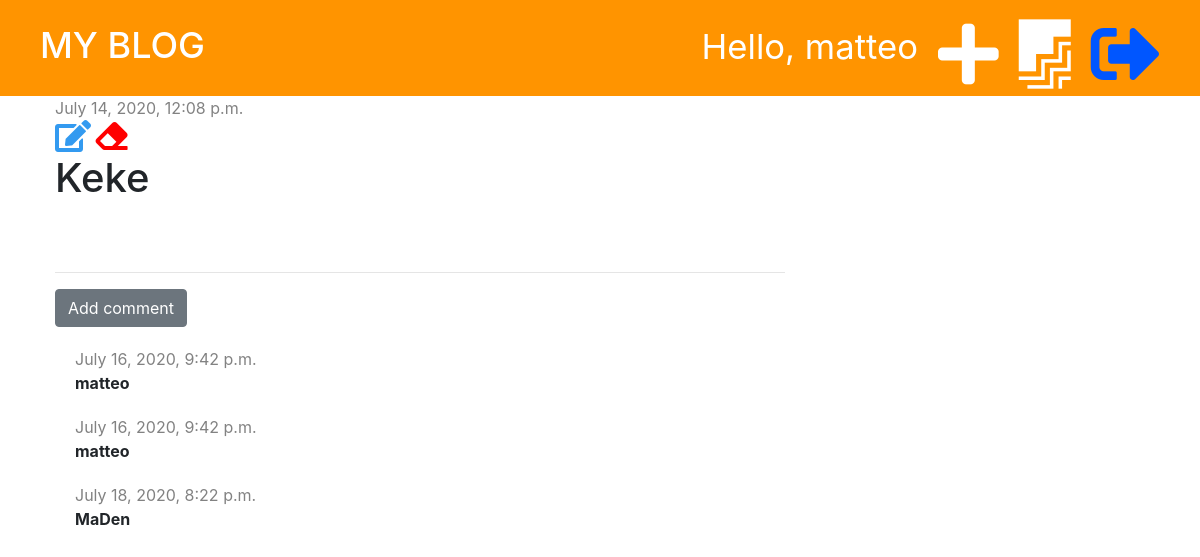
Page /post/7/ (signed in) on the committed database.
### blog/models.py (models this page shows, shortened)
class Post(models.Model):
    author = models.ForeignKey('auth.User', on_delete= models.CASCADE)
    title =  models.CharField(max_length = 200)
    text = models. TextField(  )
    created_date = models.DateTimeField(default= timezone.now)
    published_date = models.DateTimeField(blank = True, null=True)

class Comment(models.Model):
    post = models.ForeignKey('blog.Post', on_delete=models.CASCADE, related_name='comments')
    author = models.CharField(max_length=200)
    text = models.TextField()
    created_date = models.DateTimeField(default= timezone.now)
    approved= models.BooleanField(default=False)

### blog/views.py (the view)
# urls.py: path('post/<int:pk>/', views.post_detail, name='post_detail'),
def post_detail(request, pk):
    post = get_object_or_404(Post, pk=pk)
    stuff_for_frontend = {'post': post}
    return render(request, 'blog/post_detail.html', stuff_for_frontend)

### blog/templatetags/markdownify.py (called while the page is built)
@register.filter
def markdown(value):
    renderer = HighlightRenderer()
    markdown = mistune.Markdown(renderer=renderer)
    return markdown(value)

### blog/templates/blog/post_detail.html (shortened to what this page needs)
{% extends 'blog/base.html' %}
{% load markdownify %}
{% block content %}
    <div class="post">
        {% if post.published_date %}
        <div class="date">
            {{post.published_date}}
        </div>
        {% else %}
            <a href="{% url 'post_publish' pk=post.pk %}" class="btn btn-primary">Publish</a>
        {% endif %}
        {% if user.is_authenticated %}
            <a href="{% url 'post_edit' pk=post.pk %}"><i class="fas fa-edit fa-2x" style="color: #339af0;"></i></a>
            <a href="{% url 'post_delete' pk=post.pk %}"><i class="fas fa-eraser fa-2x" style="color: red;"
                onclick="return confirm('Are you sure you want to delete this post?')"></i></a>
        {% endif %}
        <h1>{{post.title}}</h1>
    </div>
    <hr>
    <a href="{% url 'add_comment_to_post' pk=post.pk %}" class="btn btn-secondary" >Add comment</a>
    {% for comment in post.comments.all %}
        {% if user.is_authenticated or comment.approved %}
            <div class="comment">
                <div class="date">
                    {{comment.created_date}}
                </div>
                    <strong>{{comment.author}}</strong>
            </div>
        {% endif %}
        {% empty %}
            <p>No comments yet...</p>
    {% endfor %}
{% endblock %}

### blog/templates/blog/base.html (shortened to what this page needs)
{% load static %}
<!DOCTYPE html>
<html lang="en">
<head>
    <link rel="stylesheet" href="https://stackpath.bootstrapcdn.com/bootstrap/4.5.0/css/bootstrap.min.css">
    <link rel="stylesheet" href="{% static 'blog/styles.css' %}">
    <link rel="stylesheet" href="{% static 'blog/zenburn.css' %}">
    <link rel="stylesheet" href="https://use.fontawesome.com/releases/v5.13.1/css/all.css">
</head>
<body>
    <div class="page-header">
        {% if user.is_authenticated %}
            <a href="{% url 'logout' %}" class="top-menu"><i class="fas fa-sign-out-alt fa-2x"></i></a>
            <a href="{% url 'post_draft_list' %}" class="top-menu"><i class="fab fa-firstdraft fa-2x"></i></a>
            <a href="{% url 'post_new' %}" class="top-menu"><i class="fas fa-plus fa-2x""></i></a>
            <p class="top-menu">Hello, {{user.username}}</p>
        {% else %}
            <a href="{% url 'login' %}" class="top-menu"><i class="fas fa-sign-in-alt fa-2x"></i></a>
        {% endif %}
        <h1><a href="{% url 'post_list' %}">MY BLOG</a> </h1>
    </div>
    <div class="content container">
        <div class="row">
            <div class="col-md-8">
                {% block content %}
                {% endblock %}
            </div>
        </div>
    </div>
</body>
</html>

### blog/static/blog/styles.css (style rules this page uses)
.page-header { background-color: #ff9400; margin-top: 0; padding: 20px 20px 20px 40px; }
.page-header h1 a { color: #fff; font-size: 36px; text-decoration: none; }
.content { margin-left: 40px; }
.date { color: #828282; }
.post { margin-bottom: 70px; }
.top-menu { color: #ffffff; float: right; font-size: 26pt; margin-right: 20px; }
.fa-sign-out-alt { color: #0056ff; }
.comment { margin: 20px 0px 20px 20px }

### rows in the picture
Post: published_date "July 14, 2020, 12:08 p.m.", title "Keke"
Comment: created_date "July 16, 2020, 9:42 p.m.", author "matteo"
Comment: created_date "July 16, 2020, 9:42 p.m.", author "matteo"
Comment: created_date "July 18, 2020, 8:22 p.m.", author "MaDen"

### other values in the picture
{{ user.username }} "matteo"
